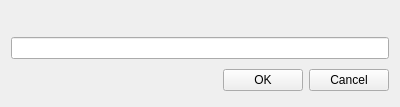
<?xml version="1.0" encoding="UTF-8"?>
<ui version="4.0">
 <class>password_enter</class>
 <widget class="QWidget" name="password_enter">
  <property name="windowModality">
   <enum>Qt::ApplicationModal</enum>
  </property>
  <property name="geometry">
   <rect>
    <x>0</x>
    <y>0</y>
    <width>400</width>
    <height>107</height>
   </rect>
  </property>
  <property name="windowTitle">
   <string>Enter Password</string>
  </property>
  <property name="windowIcon">
   <iconset resource="../resources/Gryptonite.qrc">
    <normaloff>:/icons/main.png</normaloff>:/icons/main.png</iconset>
  </property>
  <layout class="QVBoxLayout" name="verticalLayout">
   <item>
    <widget class="QLabel" name="label">
     <property name="font">
      <font>
       <pointsize>8</pointsize>
       <weight>75</weight>
       <bold>true</bold>
      </font>
     </property>
     <property name="text">
      <string/>
     </property>
    </widget>
   </item>
   <item>
    <widget class="QLineEdit" name="lineEdit">
     <property name="font">
      <font>
       <family>MS Shell Dlg 2</family>
      </font>
     </property>
     <property name="whatsThis">
      <string>Enter the password to use for unlocking the selected file.</string>
     </property>
     <property name="echoMode">
      <enum>QLineEdit::Password</enum>
     </property>
    </widget>
   </item>
   <item>
    <layout class="QHBoxLayout" name="_2">
     <property name="spacing">
      <number>6</number>
     </property>
     <property name="margin">
      <number>0</number>
     </property>
     <item>
      <spacer>
       <property name="orientation">
        <enum>Qt::Horizontal</enum>
       </property>
       <property name="sizeHint" stdset="0">
        <size>
         <width>131</width>
         <height>31</height>
        </size>
       </property>
      </spacer>
     </item>
     <item>
      <widget class="QPushButton" name="okButton">
       <property name="text">
        <string>OK</string>
       </property>
      </widget>
     </item>
     <item>
      <widget class="QPushButton" name="cancelBtn">
       <property name="text">
        <string>Cancel</string>
       </property>
      </widget>
     </item>
    </layout>
   </item>
  </layout>
 </widget>
 <resources>
  <include location="../resources/Gryptonite.qrc"/>
 </resources>
 <connections>
  <connection>
   <sender>okButton</sender>
   <signal>clicked()</signal>
   <receiver>password_enter</receiver>
   <slot>enter_password()</slot>
   <hints>
    <hint type="sourcelabel">
     <x>228</x>
     <y>82</y>
    </hint>
    <hint type="destinationlabel">
     <x>104</x>
     <y>97</y>
    </hint>
   </hints>
  </connection>
  <connection>
   <sender>cancelBtn</sender>
   <signal>clicked()</signal>
   <receiver>password_enter</receiver>
   <slot>cancel()</slot>
   <hints>
    <hint type="sourcelabel">
     <x>344</x>
     <y>85</y>
    </hint>
    <hint type="destinationlabel">
     <x>287</x>
     <y>101</y>
    </hint>
   </hints>
  </connection>
 </connections>
 <slots>
  <slot>enter_password()</slot>
  <slot>cancel()</slot>
 </slots>
</ui>
